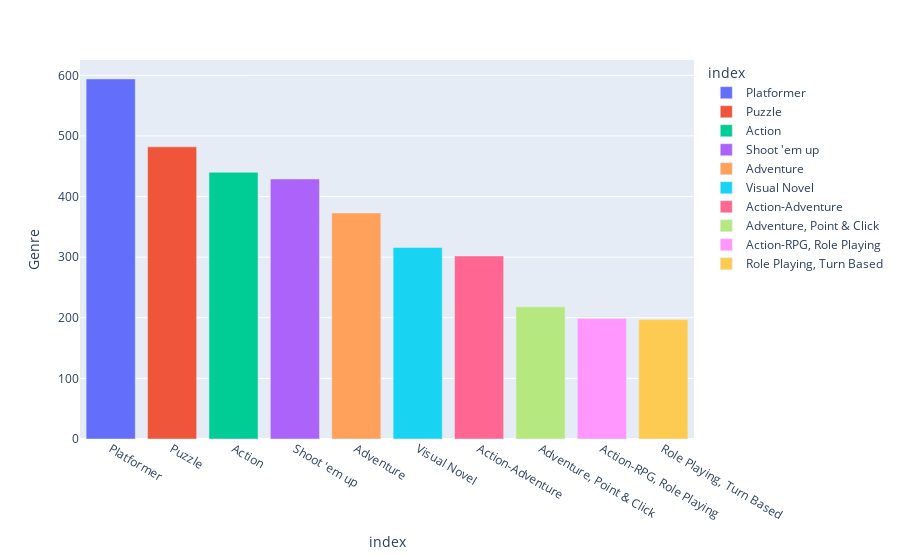

Notebook code for this chart:
### Code cell
fig=px.bar(Genre,'index','Genre',color='index')
fig.show()

### Figure 1 — Plotly figure (JSON) as saved in the notebook; plotly's stock layout.template omitted (floating-point values rounded to 4 significant figures)
{"data": [{"alignmentgroup": "True", "hovertemplate": "index=%{x}<br>Genre=%{y}<extra></extra>", "legendgroup": "Platformer", "marker": {"color": "#636efa", "pattern": {"shape": ""}}, "name": "Platformer", "offsetgroup": "Platformer", "orientation": "v", "showlegend": true, "textposition": "auto", "type": "bar", "x": ["Platformer"], "xaxis": "x", "y": [594], "yaxis": "y"}, {"alignmentgroup": "True", "hovertemplate": "index=%{x}<br>Genre=%{y}<extra></extra>", "legendgroup": "Puzzle", "marker": {"color": "#EF553B", "pattern": {"shape": ""}}, "name": "Puzzle", "offsetgroup": "Puzzle", "orientation": "v", "showlegend": true, "textposition": "auto", "type": "bar", "x": ["Puzzle"], "xaxis": "x", "y": [482], "yaxis": "y"}, {"alignmentgroup": "True", "hovertemplate": "index=%{x}<br>Genre=%{y}<extra></extra>", "legendgroup": "Action", "marker": {"color": "#00cc96", "pattern": {"shape": ""}}, "name": "Action", "offsetgroup": "Action", "orientation": "v", "showlegend": true, "textposition": "auto", "type": "bar", "x": ["Action"], "xaxis": "x", "y": [440], "yaxis": "y"}, {"alignmentgroup": "True", "hovertemplate": "index=%{x}<br>Genre=%{y}<extra></extra>", "legendgroup": "Shoot 'em up", "marker": {"color": "#ab63fa", "pattern": {"shape": ""}}, "name": "Shoot 'em up", "offsetgroup": "Shoot 'em up", "orientation": "v", "showlegend": true, "textposition": "auto", "type": "bar", "x": ["Shoot 'em up"], "xaxis": "x", "y": [429], "yaxis": "y"}, {"alignmentgroup": "True", "hovertemplate": "index=%{x}<br>Genre=%{y}<extra></extra>", "legendgroup": "Adventure", "marker": {"color": "#FFA15A", "pattern": {"shape": ""}}, "name": "Adventure", "offsetgroup": "Adventure", "orientation": "v", "showlegend": true, "textposition": "auto", "type": "bar", "x": ["Adventure"], "xaxis": "x", "y": [373], "yaxis": "y"}, {"alignmentgroup": "True", "hovertemplate": "index=%{x}<br>Genre=%{y}<extra></extra>", "legendgroup": "Visual Novel", "marker": {"color": "#19d3f3", "pattern": {"shape": ""}}, "name": "Visual Novel", "offsetgroup": "Visual Novel", "orientation": "v", "showlegend": true, "textposition": "auto", "type": "bar", "x": ["Visual Novel"], "xaxis": "x", "y": [316], "yaxis": "y"}, {"alignmentgroup": "True", "hovertemplate": "index=%{x}<br>Genre=%{y}<extra></extra>", "legendgroup": "Action-Adventure", "marker": {"color": "#FF6692", "pattern": {"shape": ""}}, "name": "Action-Adventure", "offsetgroup": "Action-Adventure", "orientation": "v", "showlegend": true, "textposition": "auto", "type": "bar", "x": ["Action-Adventure"], "xaxis": "x", "y": [302], "yaxis": "y"}, {"alignmentgroup": "True", "hovertemplate": "index=%{x}<br>Genre=%{y}<extra></extra>", "legendgroup": "Adventure, Point & Click", "marker": {"color": "#B6E880", "pattern": {"shape": ""}}, "name": "Adventure, Point & Click", "offsetgroup": "Adventure, Point & Click", "orientation": "v", "showlegend": true, "textposition": "auto", "type": "bar", "x": ["Adventure, Point & Click"], "xaxis": "x", "y": [218], "yaxis": "y"}, {"alignmentgroup": "True", "hovertemplate": "index=%{x}<br>Genre=%{y}<extra></extra>", "legendgroup": "Action-RPG, Role Playing", "marker": {"color": "#FF97FF", "pattern": {"shape": ""}}, "name": "Action-RPG, Role Playing", "offsetgroup": "Action-RPG, Role Playing", "orientation": "v", "showlegend": true, "textposition": "auto", "type": "bar", "x": ["Action-RPG, Role Playing"], "xaxis": "x", "y": [199], "yaxis": "y"}, {"alignmentgroup": "True", "hovertemplate": "index=%{x}<br>Genre=%{y}<extra></extra>", "legendgroup": "Role Playing, Turn Based", "marker": {"color": "#FECB52", "pattern": {"shape": ""}}, "name": "Role Playing, Turn Based", "offsetgroup": "Role Playing, Turn Based", "orientation": "v", "showlegend": true, "textposition": "auto", "type": "bar", "x": ["Role Playing, Turn Based"], "xaxis": "x", "y": [197], "yaxis": "y"}], "layout": {"barmode": "relative", "legend": {"title": {"text": "index"}, "tracegroupgap": 0}, "margin": {"t": 60}, "xaxis": {"anchor": "y", "categoryarray": ["Platformer", "Puzzle", "Action", "Shoot 'em up", "Adventure", "Visual Novel", "Action-Adventure", "Adventure, Point & Click", "Action-RPG, Role Playing", "Role Playing, Turn Based"], "categoryorder": "array", "domain": [0, 1], "title": {"text": "index"}}, "yaxis": {"anchor": "x", "domain": [0, 1], "title": {"text": "Genre"}}}}
